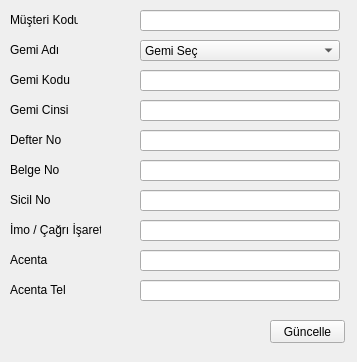
<?xml version="1.0" encoding="UTF-8"?>
<ui version="4.0">
 <class>GemiBilgisiDuzenle</class>
 <widget class="QDialog" name="GemiBilgisiDuzenle">
  <property name="geometry">
   <rect>
    <x>0</x>
    <y>0</y>
    <width>357</width>
    <height>362</height>
   </rect>
  </property>
  <property name="windowTitle">
   <string>Gemi Bilgisi Düzenle</string>
  </property>
  <widget class="QLabel" name="label_2">
   <property name="geometry">
    <rect>
     <x>10</x>
     <y>40</y>
     <width>68</width>
     <height>20</height>
    </rect>
   </property>
   <property name="text">
    <string>Gemi Adı</string>
   </property>
  </widget>
  <widget class="QLabel" name="label_7">
   <property name="geometry">
    <rect>
     <x>10</x>
     <y>190</y>
     <width>68</width>
     <height>20</height>
    </rect>
   </property>
   <property name="text">
    <string>Sicil No</string>
   </property>
  </widget>
  <widget class="QLabel" name="label_5">
   <property name="geometry">
    <rect>
     <x>10</x>
     <y>130</y>
     <width>68</width>
     <height>20</height>
    </rect>
   </property>
   <property name="text">
    <string>Defter No</string>
   </property>
  </widget>
  <widget class="QLabel" name="label_4">
   <property name="geometry">
    <rect>
     <x>10</x>
     <y>100</y>
     <width>68</width>
     <height>20</height>
    </rect>
   </property>
   <property name="text">
    <string>Gemi Cinsi</string>
   </property>
  </widget>
  <widget class="QLabel" name="label">
   <property name="geometry">
    <rect>
     <x>10</x>
     <y>10</y>
     <width>68</width>
     <height>20</height>
    </rect>
   </property>
   <property name="text">
    <string>Müşteri Kodu</string>
   </property>
  </widget>
  <widget class="QLabel" name="label_10">
   <property name="geometry">
    <rect>
     <x>10</x>
     <y>280</y>
     <width>68</width>
     <height>20</height>
    </rect>
   </property>
   <property name="text">
    <string>Acenta Tel</string>
   </property>
  </widget>
  <widget class="QLabel" name="label_3">
   <property name="geometry">
    <rect>
     <x>10</x>
     <y>70</y>
     <width>68</width>
     <height>20</height>
    </rect>
   </property>
   <property name="text">
    <string>Gemi Kodu</string>
   </property>
  </widget>
  <widget class="QLabel" name="label_8">
   <property name="geometry">
    <rect>
     <x>10</x>
     <y>220</y>
     <width>91</width>
     <height>20</height>
    </rect>
   </property>
   <property name="text">
    <string>İmo / Çağrı İşareti</string>
   </property>
  </widget>
  <widget class="QLabel" name="label_6">
   <property name="geometry">
    <rect>
     <x>10</x>
     <y>160</y>
     <width>68</width>
     <height>20</height>
    </rect>
   </property>
   <property name="text">
    <string>Belge No</string>
   </property>
  </widget>
  <widget class="QLabel" name="label_9">
   <property name="geometry">
    <rect>
     <x>10</x>
     <y>250</y>
     <width>68</width>
     <height>20</height>
    </rect>
   </property>
   <property name="text">
    <string>Acenta</string>
   </property>
  </widget>
  <widget class="QLineEdit" name="lineEdit">
   <property name="geometry">
    <rect>
     <x>140</x>
     <y>10</y>
     <width>200</width>
     <height>21</height>
    </rect>
   </property>
  </widget>
  <widget class="QComboBox" name="comboBox">
   <property name="geometry">
    <rect>
     <x>140</x>
     <y>40</y>
     <width>200</width>
     <height>21</height>
    </rect>
   </property>
   <item>
    <property name="text">
     <string>Gemi Seç</string>
    </property>
   </item>
  </widget>
  <widget class="QLineEdit" name="lineEdit_2">
   <property name="geometry">
    <rect>
     <x>140</x>
     <y>70</y>
     <width>200</width>
     <height>21</height>
    </rect>
   </property>
  </widget>
  <widget class="QLineEdit" name="lineEdit_3">
   <property name="geometry">
    <rect>
     <x>140</x>
     <y>100</y>
     <width>200</width>
     <height>21</height>
    </rect>
   </property>
  </widget>
  <widget class="QLineEdit" name="lineEdit_4">
   <property name="geometry">
    <rect>
     <x>140</x>
     <y>130</y>
     <width>200</width>
     <height>21</height>
    </rect>
   </property>
  </widget>
  <widget class="QLineEdit" name="lineEdit_5">
   <property name="geometry">
    <rect>
     <x>140</x>
     <y>160</y>
     <width>200</width>
     <height>21</height>
    </rect>
   </property>
  </widget>
  <widget class="QLineEdit" name="lineEdit_6">
   <property name="geometry">
    <rect>
     <x>140</x>
     <y>190</y>
     <width>200</width>
     <height>21</height>
    </rect>
   </property>
  </widget>
  <widget class="QLineEdit" name="lineEdit_7">
   <property name="geometry">
    <rect>
     <x>140</x>
     <y>220</y>
     <width>200</width>
     <height>21</height>
    </rect>
   </property>
  </widget>
  <widget class="QLineEdit" name="lineEdit_8">
   <property name="geometry">
    <rect>
     <x>140</x>
     <y>250</y>
     <width>200</width>
     <height>21</height>
    </rect>
   </property>
  </widget>
  <widget class="QLineEdit" name="lineEdit_9">
   <property name="geometry">
    <rect>
     <x>140</x>
     <y>280</y>
     <width>200</width>
     <height>21</height>
    </rect>
   </property>
  </widget>
  <widget class="QPushButton" name="pushButton">
   <property name="geometry">
    <rect>
     <x>270</x>
     <y>320</y>
     <width>75</width>
     <height>23</height>
    </rect>
   </property>
   <property name="focusPolicy">
    <enum>Qt::NoFocus</enum>
   </property>
   <property name="text">
    <string>Güncelle</string>
   </property>
  </widget>
 </widget>
 <resources/>
 <connections>
  <connection>
   <sender>lineEdit</sender>
   <signal>returnPressed()</signal>
   <receiver>comboBox</receiver>
   <slot>clear()</slot>
   <hints>
    <hint type="sourcelabel">
     <x>176</x>
     <y>21</y>
    </hint>
    <hint type="destinationlabel">
     <x>188</x>
     <y>45</y>
    </hint>
   </hints>
  </connection>
  <connection>
   <sender>comboBox</sender>
   <signal>currentIndexChanged(int)</signal>
   <receiver>GemiBilgisiDuzenle</receiver>
   <slot>close()</slot>
   <hints>
    <hint type="sourcelabel">
     <x>154</x>
     <y>54</y>
    </hint>
    <hint type="destinationlabel">
     <x>33</x>
     <y>319</y>
    </hint>
   </hints>
  </connection>
  <connection>
   <sender>pushButton</sender>
   <signal>clicked()</signal>
   <receiver>GemiBilgisiDuzenle</receiver>
   <slot>close()</slot>
   <hints>
    <hint type="sourcelabel">
     <x>288</x>
     <y>326</y>
    </hint>
    <hint type="destinationlabel">
     <x>195</x>
     <y>318</y>
    </hint>
   </hints>
  </connection>
 </connections>
</ui>
